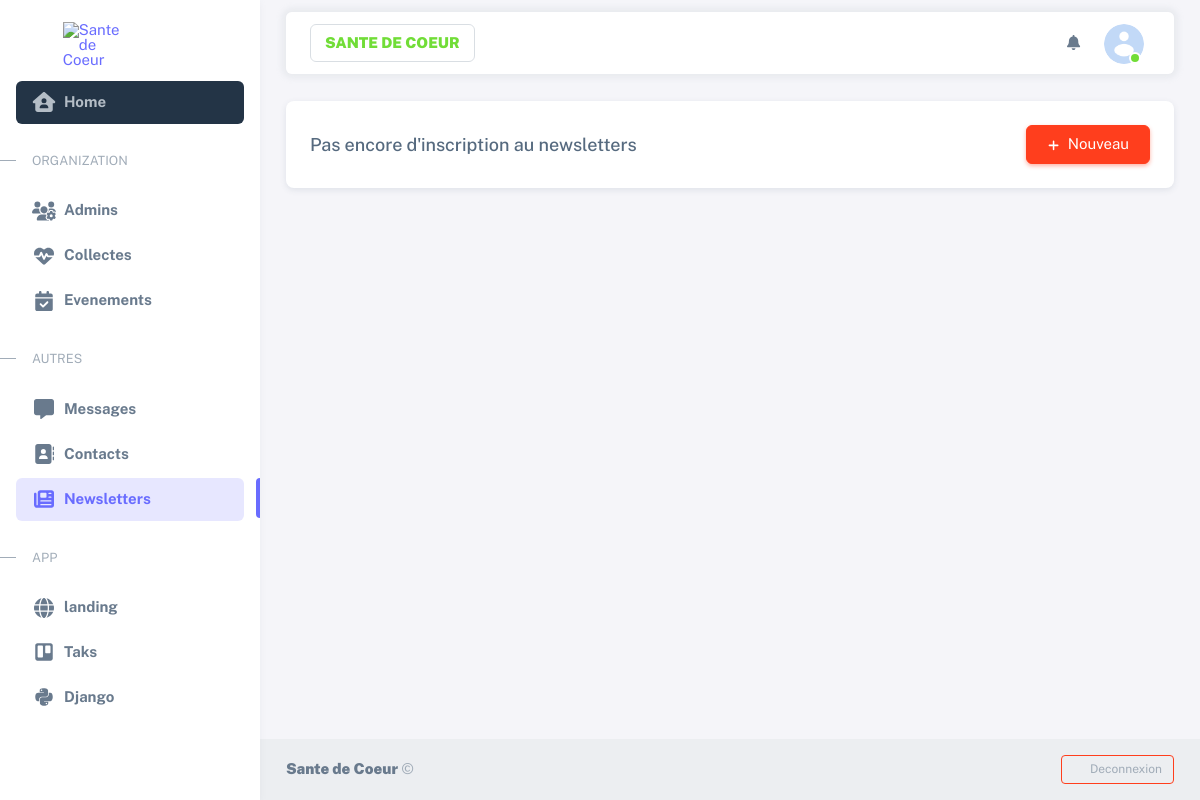
Page /sante/newsletters/ (signed in) on the earlier database version.
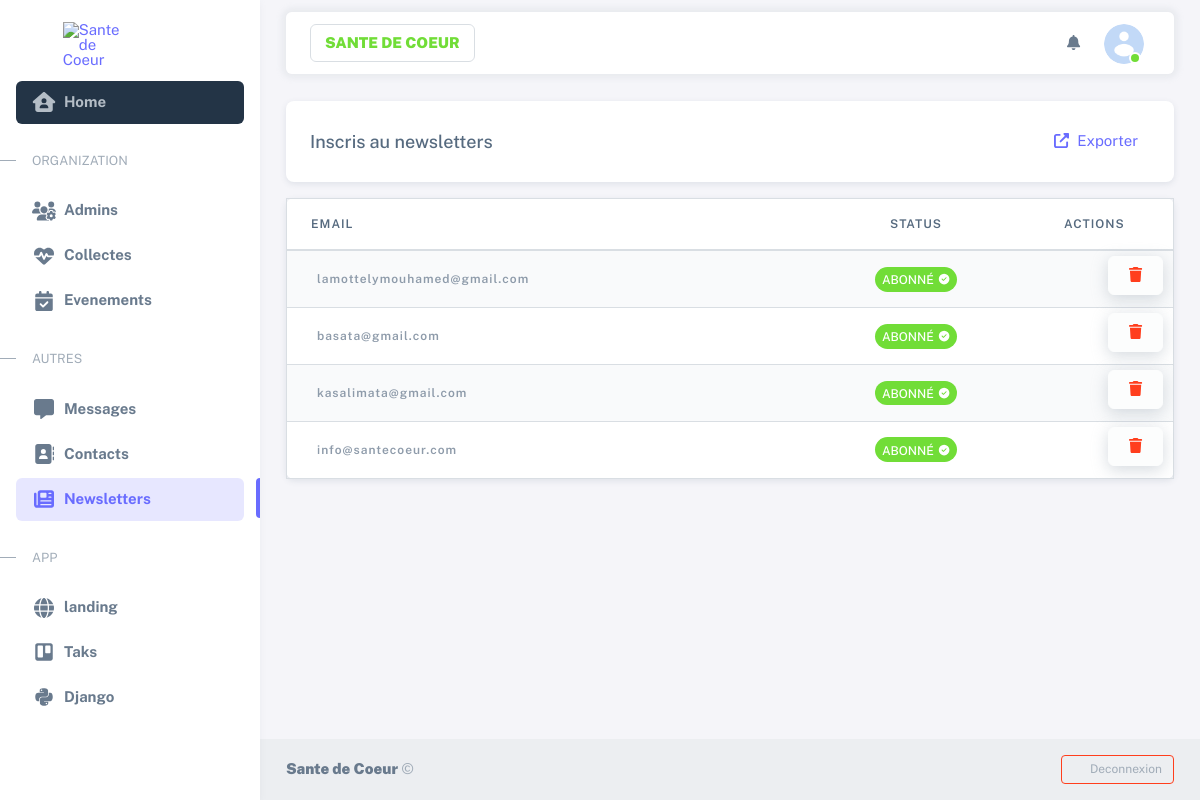
Same page on the later database version.
### administration/models.py (models this page shows, shortened)
class Newsletters(models.Model):
    date = models.DateField(auto_now_add=True)
    email = models.EmailField(max_length=254, unique=True)
    status = models.CharField(max_length=50, default="abonne")
    class Meta:
        verbose_name = 'Newsletter'
        verbose_name_plural = 'Newsletters'

### administration/views.py (the view)
# urls.py: path('newsletters/', list_newsletters, name='newsletters'),
def list_newsletters(request):
    newsletters = Newsletters.objects.all().order_by('-date')
    context = {
        "newsletters" : newsletters
    }
    return render(request, 'administration/pages/contacts/newsletters.html', context)

### context_processor.py (called while the page is built)
def all_context(request):
    user = request.user
    try :
        site = Site.objects.get(pk = 1)
    except Site.DoesNotExist :
        site = None
    try :
        avatar = Avatar.objects.get(user = user.pk, primary = 1)
        print(avatar)
    except Avatar.DoesNotExist :
        avatar = None
        print(avatar)
    context = {
        'avatar' : avatar,
        'site' : site,
        'path' : request.path
    }
    return context

### administration/templates/administration/pages/contacts/newsletters.html (shortened to what this page needs)
{% extends "bases/sneat.html" %}
{% load static %}
{% block main %}
<div class="container-xxl flex-grow-1 container-p-y">
    {% if user.is_superuser %}
    {% if newsletters %}
    <div class='card'>
      <div class="card-header">
        <div class="row flex-between-center">
          <div class="col-6 col-sm-auto d-flex align-items-center pe-0">
            <h5 class="fs-0 mb-0 text-nowrap py-2 py-xl-0">Inscris au newsletters</h5>
          </div>
          <div class="col-6 col-sm-auto ms-auto text-end ps-0">
            <div id="table-purchases-replace-element">
<button class="btn btn-link text-600 btn-sm dropdown-toggle dropdown-caret-none btn-reveal-sm transition-none hide-arrow" type="button" id="crm-recent-leads-0" data-bs-toggle="dropdown" data-boundary="viewport" aria-haspopup="true" aria-expanded="false">
                <span class="fas fa-external-link-alt mx-2"></span>Exporter</button>
          </div>
        </div>
      </div>
    </div>
    </div>
    <div class="card mt-3 z-index-1" id="recentPurchaseTable" data-list='{"valueNames":["name","email","product","payment","amount"],"page":7,"pagination":true}'>
        <div class="card-body p-0 ">
          <div class="table-responsive scrollbar">
            <table class="table table-sm fs--1 mb-0 overflow-hidden border table-striped ">
              <thead class="bg-200 text-900 p-3">
                <tr class='p-3'>
                  <th class="sort  align-middle white-space-nowrap p-3 px-4" data-sort="product">Email</th>
                  <th class="sort  align-middle white-space-nowrap  text-center" data-sort="payment">Status</th>
                  <th class="no-sort  align-middle data-table-row-action text-center">Actions</th>
                </tr>
              </thead>
              <tbody class="list" id="table-purchase-body">
                {% for newsletter in newsletters %}
                <tr class="btn-reveal-trigger">
                  <th class="align-middle white-space-nowrap email text-lowercase"><a class='nav-link' href="mailto:{{ newsletter.email }}">{{newsletter.email}} </a></th>
                  <td class="align-middle text-center fs-0 white-space-nowrap payment">
                    {% if newsletter.status == "abonne" %}
                    <span class="badge badge rounded-pill bg-success">Abonné<span class="ms-1 fas fa-check-circle" data-fa-transform="shrink-2">
                    {% else %}
                    <span class="badge badge rounded-pill bg-danger">Désabonné<span class="ms-1 fas fa-ban" data-fa-transform="shrink-2">
                    {% endif %}
                    </span>
                </span></td>
                  <td class="align-middle white-space-nowrap text-end">
                    <div class="font-sans-serif position-static d-inline-block">
                        <a href="{% url "delete_newsletters" newsletter.pk %}" class="btn shadow btn-light text-600 btn btn-reveal float-end" type="button" id="dropdown13" >
                            <span class="text-danger fas fa-trash fs--1"></span></a>
                    </div>
                  </td>
                </tr>
                {% endfor %}
              </tbody>
            </table>
          </div>
        </div>
    </div>
    {% else %}
    <div class="card z-index-1" >
      <div class="card-header">
        <div class="row flex-between-center">
          <div class="col-6 col-sm-auto d-flex align-items-center pe-0">
            <h5 class="fs-0 mb-0 text-nowrap py-2 py-xl-0">Pas encore d'inscription au newsletters</h5>
          </div>
          <div class="col-6 col-sm-auto ms-auto text-end ps-0">
            <div id="table-purchases-replace-element">
              <button class="btn btn-danger " type="button"><span class="fas fa-plus" data-fa-transform="shrink-3 down-2"></span>
                <span class="d-none d-sm-inline-block ms-1">Nouveau</span></button></div>
          </div>
        </div>
      </div>
    </div>
    {% endif %}
    {% endif %}
  </div>
{% endblock main %}

Differences in the rows shown:
added Newsletters: email "lamottelymouhamed@gmail.com", status "ABONNÉ"
added Newsletters: email "basata@gmail.com", status "ABONNÉ"
added Newsletters: email "kasalimata@gmail.com", status "ABONNÉ"
added Newsletters: email "info@santecoeur.com", status "ABONNÉ"
Other differences:
text no longer shown: "Pas encore d'inscription au newsletters Nouveau"
text now shown: "Inscris au newsletters Exporter EMAIL STATUS ACTIONS"
